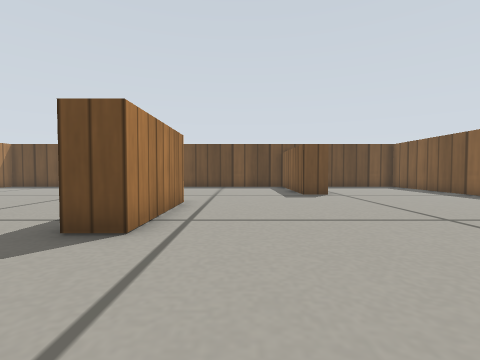
[1] (above)

18 first-person views from a walk through a world built for the Gazebo simulator. The camera is 0.19 m above the floor, tilts 2° down and sees 85° across. The floor is counted in squares, 0.2 m on a side. Each view is taken from the middle of a square. On the plan, view 1 faces up. The plan holds only what a view shows up to about 11 squares ahead; the rest is blank. Simple patterns stand in for the simulator's built-in surfaces.

[2]
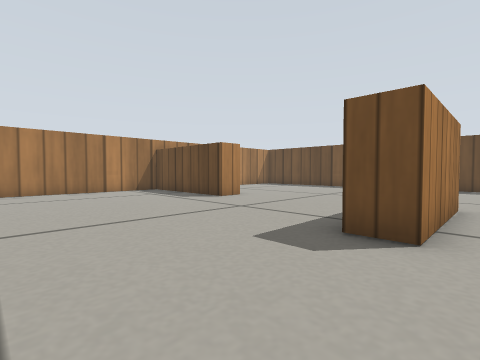

[3]
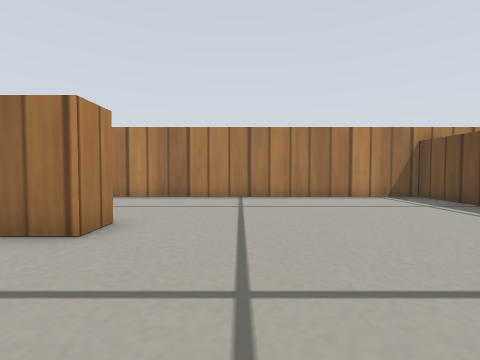

[4]
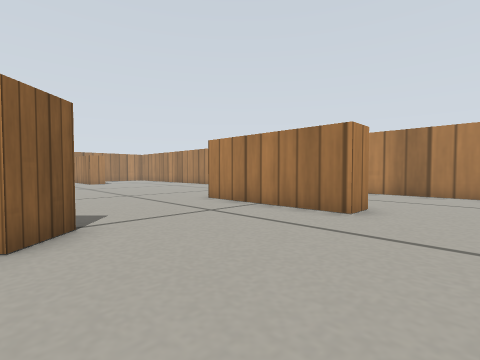

[5]
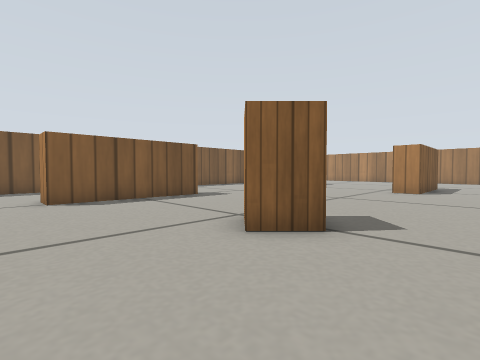

[6]
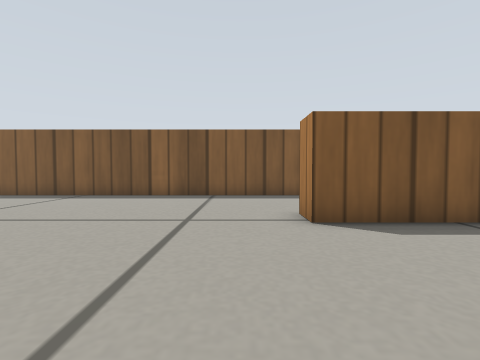

[7]
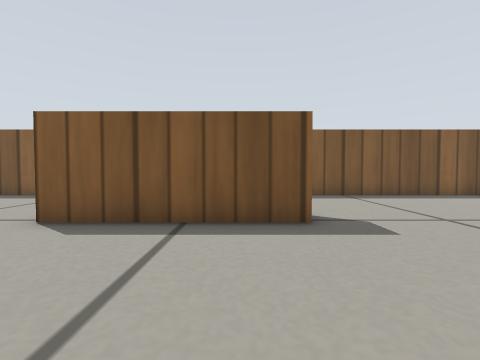

[8]
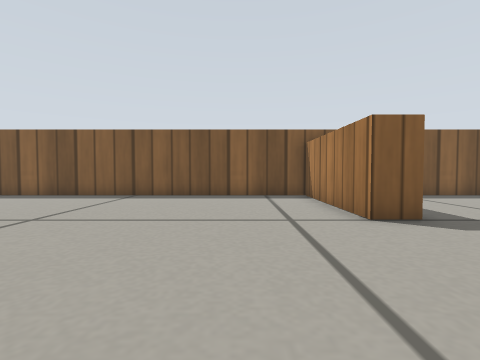

[9]
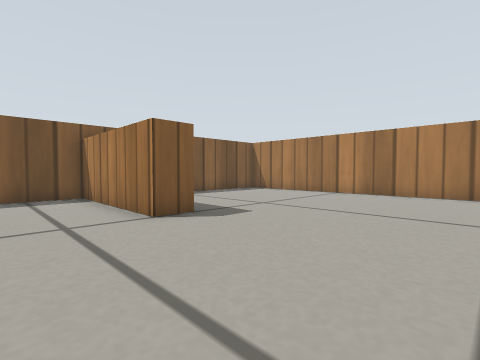

[10]
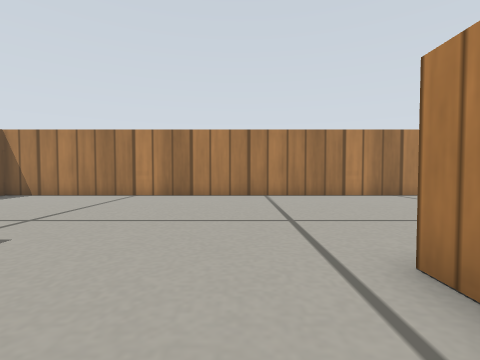

[11]
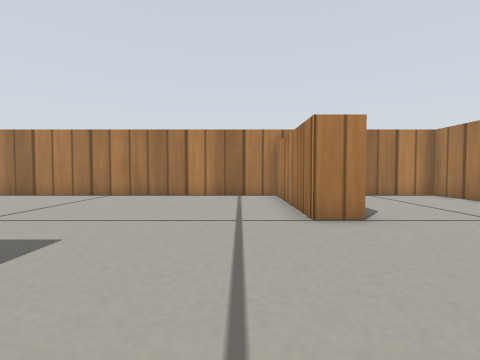

[12]
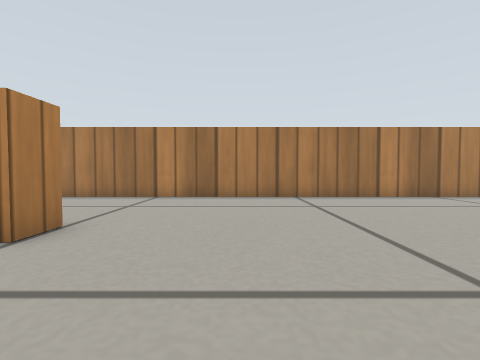

[13]
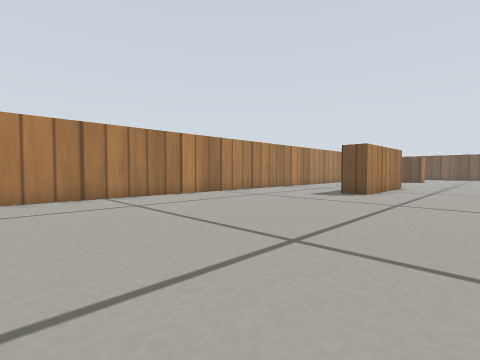

[14]
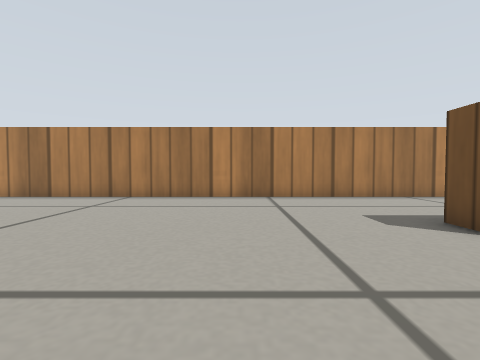

[15]
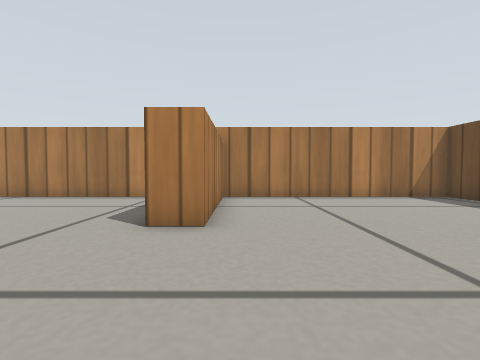

[16]
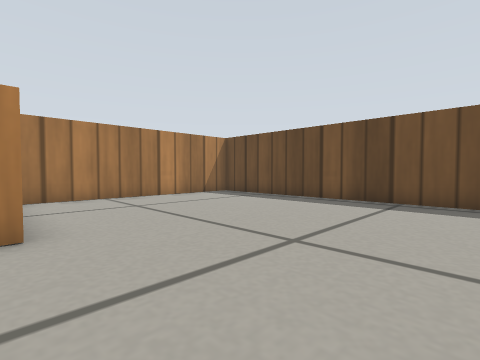

[17]
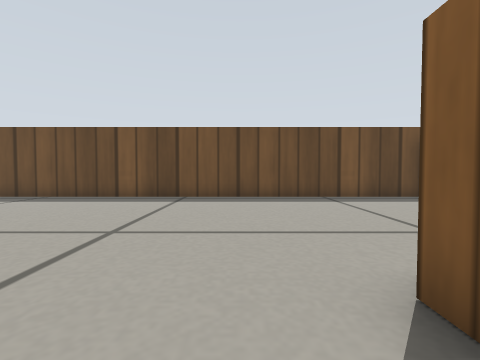

[18]
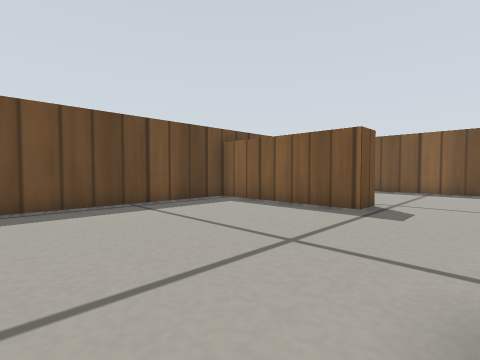

### Floor plan
Points are (right, up) in squares from view 1. A wall is a line through its corners. A room is listed if a view was taken in it or the views show most of it. See-through windows are left out.
Room 1 (views 1, 2, 3, 4, 5, 6, 7, 8, 9, 10, 11, 12, 13, 14, 15, 16, 17, 18)
walls: (-8.8, -2.3) (-7.7, -2.3) (-7.7, -7.3) (-8.8, -7.3); (3.7, -7.4) (3.7, -2.3) (4.8, -2.3); (-2.7, -14.4) (-2.7, -13.5) (-1.9, -13.5); (-2.7, 7.4) (-2.7, 8); (-1.7, 8) (-1.7, 3.9) (-2.8, 3.9); (-1.7, -16.8) (-1.7, -17.5); (4, -17.6) (4, -16.5) (9, -16.5) (9, 11); (3.6, 10.4) (2.5, 10.4) (2.5, 15.4) (-13.4, 15.4) (-13.4, 7.4) (-8.4, 7.4) (-8.4, 6.4) (-13.4, 6.4) (-13.4, -25) (-10.7, -25); (-8.5, -20) (-7.4, -20) (-7.4, -25) (9, -25); (9, -23.2) (9, -21)
objects: wooden box (-3, -5) to (-2, -4)

Where each view was taken, in squares from view 1:
view 1: 0 up, 0 right, facing up
view 2: 0 up, 1 left, facing up-left
view 3: 0 up, 4 left, facing left
view 4: 0 up, 2 left, facing down-left
view 5: 1 down, 5 left, facing down-right
view 6: 1 down, 1 left, facing right
view 7: 6 down, 1 left, facing right
view 8: 14 down, 1 left, facing right
view 9: 14 down, 1 left, facing down-right
view 10: 15 down, 0 right, facing down
view 11: 15 down, 6 left, facing down
view 12: 17 down, 4 left, facing left
view 13: 18 down, 4 left, facing up-left
view 14: 11 down, 4 left, facing left
view 15: 8 up, 4 left, facing left
view 16: 7 up, 4 left, facing up-left
view 17: 6 up, 4 left, facing up
view 18: 8 up, 4 left, facing up-right
